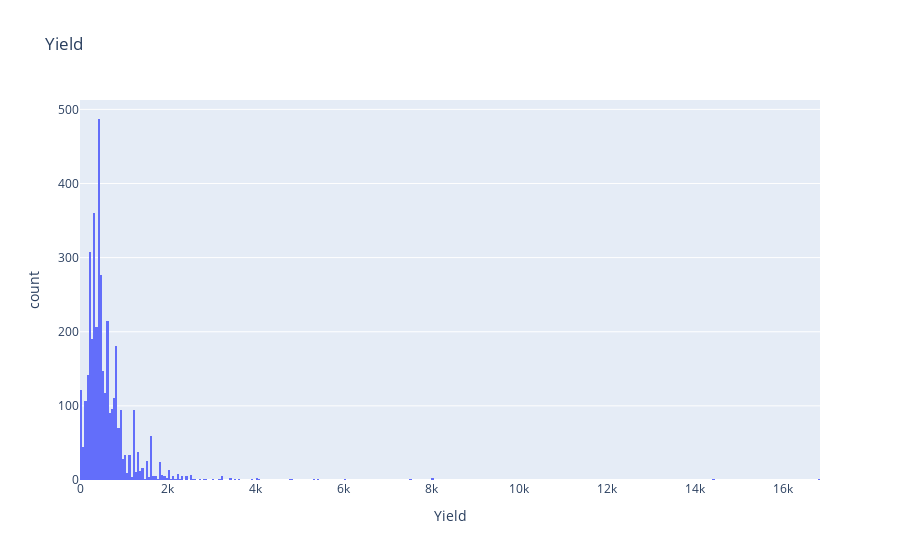

Notebook cell for this chart:
### Markdown cell above
# Target: `Yield`

Yield of the current crop

### Code cell
px.histogram(df, x='Yield', title='Yield')

### Figure 1 — Plotly figure (JSON) as saved in the notebook; plotly's stock layout.template omitted (floating-point values rounded to 4 significant figures; data arrays with more than 128 entries replaced by an {"elided": "..."} marker saying what was removed)
{"data": [{"alignmentgroup": "True", "bingroup": "x", "hovertemplate": "Yield=%{x}<br>count=%{y}<extra></extra>", "legendgroup": "", "marker": {"color": "#636efa", "pattern": {"shape": ""}}, "name": "", "offsetgroup": "", "orientation": "v", "showlegend": false, "type": "histogram", "x": {"elided": "3870 int values"}, "xaxis": "x", "yaxis": "y"}], "layout": {"barmode": "relative", "legend": {"tracegroupgap": 0}, "title": {"text": "Yield"}, "xaxis": {"anchor": "y", "domain": [0, 1], "title": {"text": "Yield"}}, "yaxis": {"anchor": "x", "domain": [0, 1], "title": {"text": "count"}}}}
